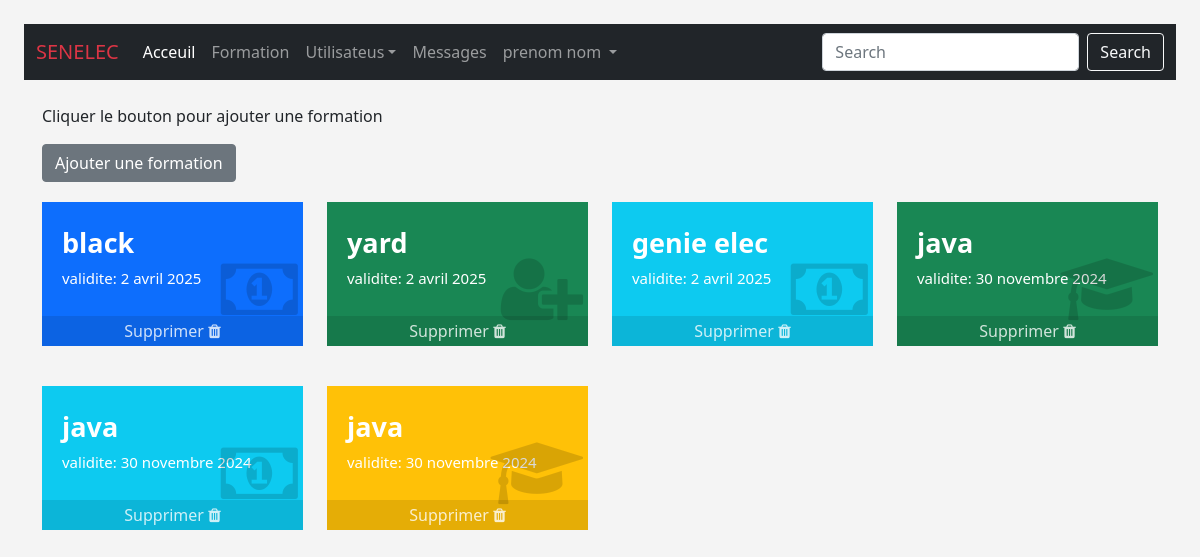
Page /formations/ on the committed database.
### gestions_formations/models.py (models this page shows, shortened)
class Formation(models.Model):
    libelle = models.CharField(max_length=100)
    validite = models.DateField(default=(timezone.now() + datetime.timedelta(days=1096)))
    class Meta:
        verbose_name = "Formation"
        verbose_name_plural = "Formations"

### gestions_formations/views.py (the view, shortened to what this page needs)
# urls.py: path('', views.all_formations, name='all_formations'),
def all_formations(request):
    formations = Formation.objects.all()
    context = { 'formations': formations }
    form = FormationForm()
    context['form'] = form
    return render(request, 'all_formations.html', context)

### gestions_formations/forms.py
class FormationForm(forms.ModelForm):
    class Meta:
        model = Formation
        fields = ['libelle', 'validite']
        labels = {
            'libelle': 'libelle',
            'validite': 'Validité',
        }
        widgets = {
            'libelle': forms.TextInput(attrs={'class': 'form-control','placeholder':'Saisir le libelle de la formation', 'required': True}),
            'validite': forms.DateInput(attrs={'class': 'form-control' , 'type': 'date','placeholder':'Saisir la validité de la formation', 'required': True}),
        }

### gestions_formations/templates/all_formations.html (shortened to what this page needs)
{% extends 'Admin/base_admin.html' %}
{% block container %}
  <link href="https://maxcdn.bootstrapcdn.com/font-awesome/4.3.0/css/font-awesome.min.css" rel="stylesheet" />
  <div class="container">
  <p>Cliquer le bouton pour ajouter une formation</p>
  <button class="btn btn-secondary" onclick="myFunction()">Ajouter une formation</button>
    <div class="row">
      {% for formation in formations %}
        <div class="col-lg-3 col-sm-6">
          <div class="card-box" id="card{{ formation.id }}">
            <div class="inner">
              <h3>{{ formation.libelle }}</h3>
              <p class=""> validite: {{ formation.validite }}</p>
            </div>
            <div class="icon">
              <i id="icon{{ formation.id }}"></i>
            </div>
            <a href="{% url 'gestion_formations:delete' formation.id %}" class="card-box-footer">Supprimer <i class="fa fa-trash"></i></a>
          </div>
        </div>
      {% endfor %}
    </div>
  </div>
{% endblock %}

### gestion_utilisateurs/templates/Admin/base_admin.html (style rules this page uses)
body { background-color: #f4f4f4; }

### gestions_formations/templates/all_formations.html (style rules this page uses)
.card-box { position: relative; color: #fff; padding: 20px 10px 40px; margin: 20px 0px; }
.card-box .inner { padding: 5px 10px 0 10px; }
.card-box h3 { font-size: 27px; font-weight: bold; margin: 0 0 8px 0; white-space: nowrap; padding: 0; text-align: left; }
.card-box p { font-size: 15px; }
.card-box .icon { position: absolute; top: auto; bottom: 5px; right: 5px; z-index: 0; font-size: 72px; color: rgba(0, 0, 0, 0.15); }
.card-box .card-box-footer { position: absolute; left: 0px; bottom: 0px; text-align: center; padding: 3px 0; color: rgba(255, 255, 255, 0.8); background: rgba(0, 0, 0, 0.1); width: 100%; text-decoration: none; }

### rows in the picture
Formation: libelle "black", validite "2 avril 2025"
Formation: libelle "yard", validite "2 avril 2025"
Formation: libelle "genie elec", validite "2 avril 2025"
Formation: libelle "java", validite "30 novembre 2024"
Formation: libelle "java", validite "30 novembre 2024"
Formation: libelle "java", validite "30 novembre 2024"
